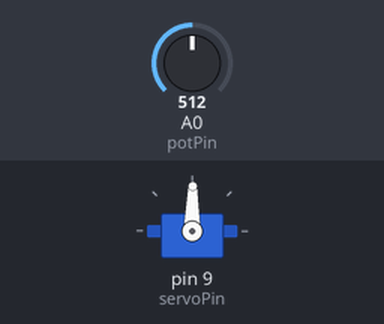
A sketch run on a simulated Arduino Uno, built with avr-gcc and run on an emulated ATmega328P. Parts: servo. The inputs (shaded band) are chosen by the test bench; at power-on: A0 (potPin) = 512.

Above: at 1.2 s.
1.3 s: A0 (potPin) set to 716
At 2.0 s:
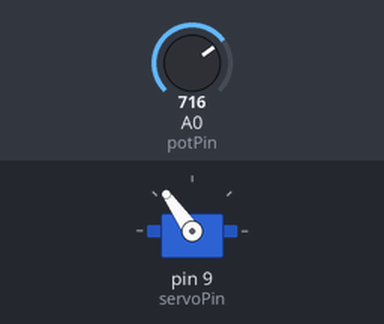
2.8 s: A0 (potPin) set to 900
At 3.3 s:
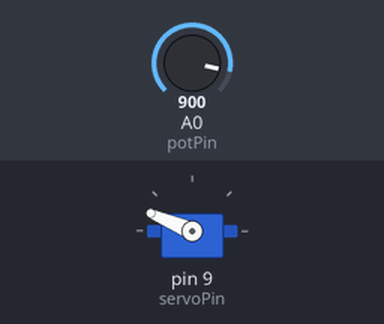
4.3 s: A0 (potPin) set to 1023
At 5.5 s:
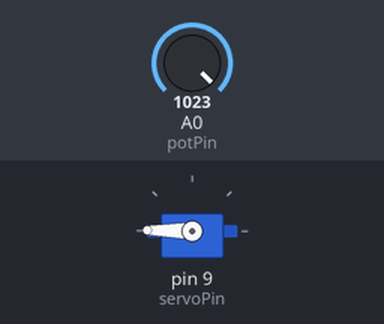
5.8 s: A0 (potPin) set to 306
At 7.0 s:
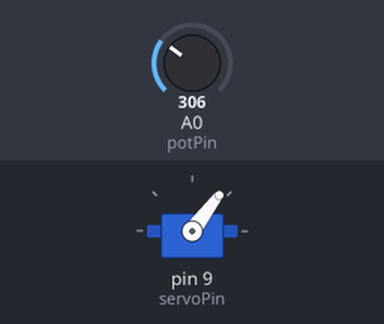
7.3 s: A0 (potPin) set to 122
At 8.3 s:
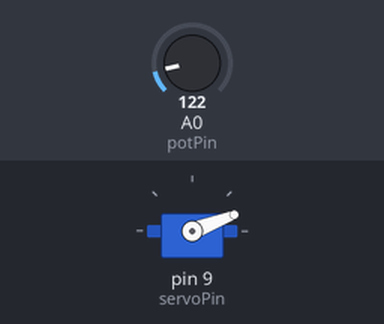
8.8 s: A0 (potPin) set to 511
At 9.5 s:
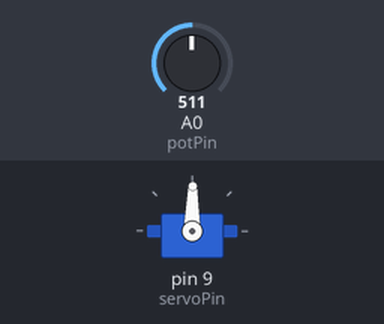
Timing chart, 0 to 11.3 s (numbered marks = the images above; inputs shaded):
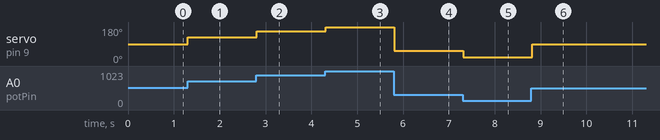

The sketch:

ch14_6.ino
```cpp
#include <Servo.h>

Servo myServo;
int servoPin = 9;
int potPin = 0;
int potValue = 0;
float angle = 0.0;

void setup() {
  myServo.attach(servoPin);
}

void loop() {
  potValue = analogRead(potPin);
  angle = potValue / 5.7;
  myServo.write(angle);
  delay(100);
}
```

Measured:
- after the input at 1.3 s, servo on pin 9 (servoPin): 89° → 125° at once
- after the input at 2.8 s, servo on pin 9 (servoPin): 125° → 157° at once
- after the input at 4.3 s, servo on pin 9 (servoPin): 157° → 179° at once
- after the input at 5.8 s, servo on pin 9 (servoPin): 179° → 53° at once
- after the input at 7.3 s, servo on pin 9 (servoPin): 53° → 21° at once
- after the input at 8.8 s, servo on pin 9 (servoPin): 21° → 89° at once
